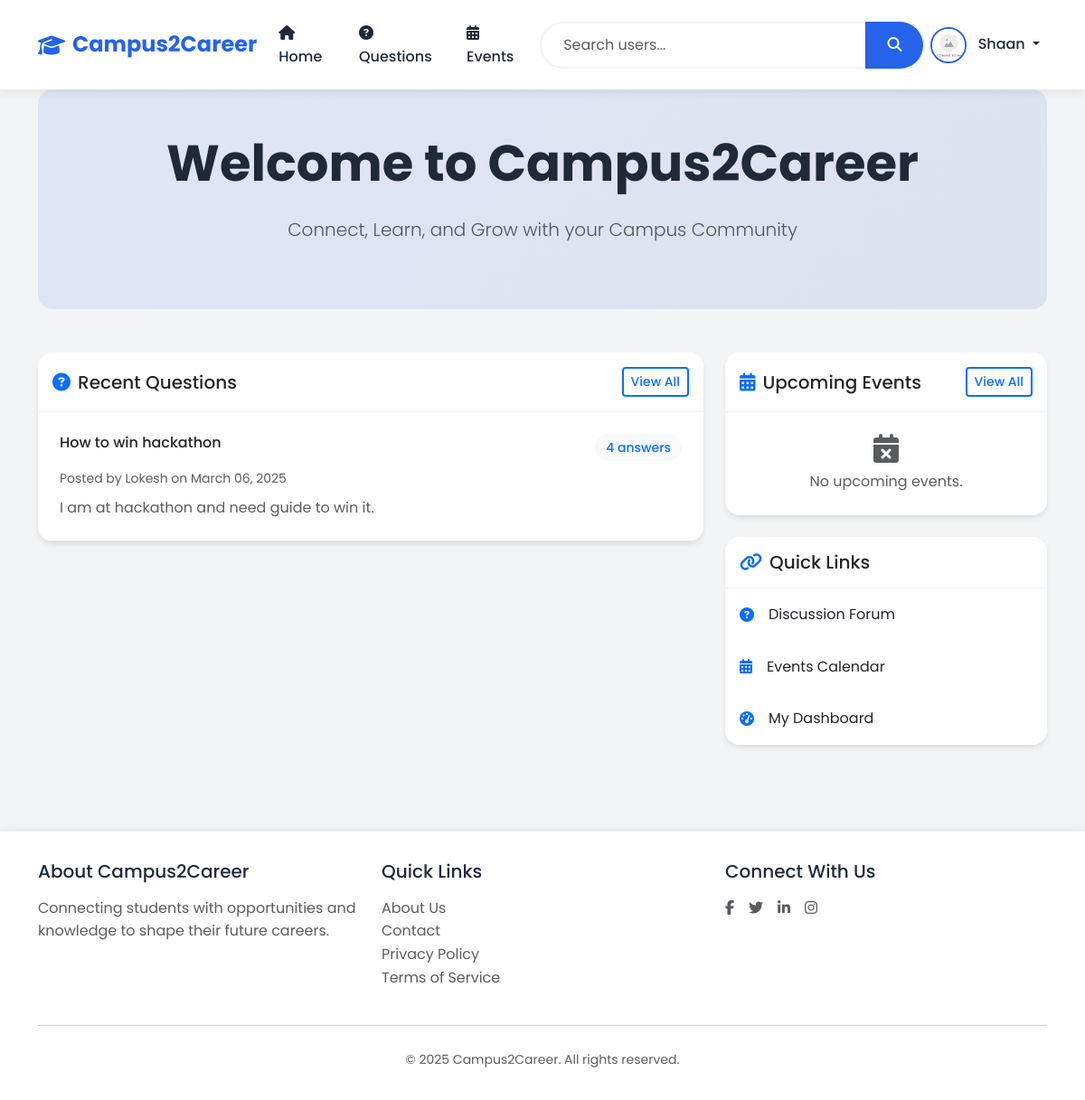
Before: / (signed in) with the older database file.
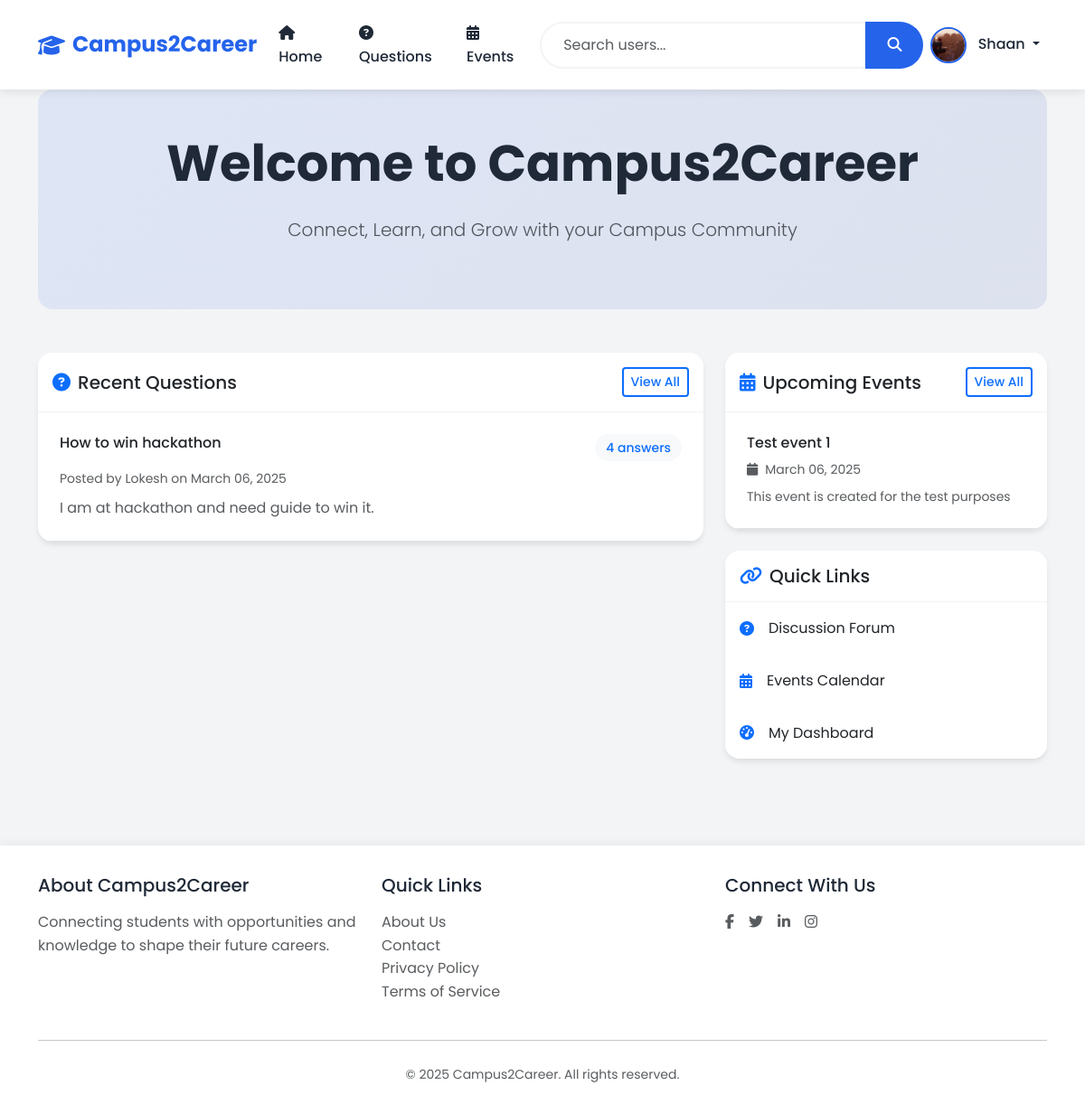
After: the same page with the newer database file.
### models.py (models this page shows, shortened)
class User(UserMixin, db.Model):
    id = db.Column(db.Integer, primary_key=True)
    username = db.Column(db.String(80), unique=True, nullable=False)
    email = db.Column(db.String(120), unique=True, nullable=False)
    password_hash = db.Column(db.String(128))
    role = db.Column(db.String(20), nullable=False)  # student, alumni, teacher, admin
    contact = db.Column(db.String(15))
    dob = db.Column(db.Date)
    course = db.Column(db.String(50))  # For students
    profile_image = db.Column(db.String(120), default='noimg.jpg')
    created_at = db.Column(db.DateTime, default=datetime.utcnow)
    questions = db.relationship('Question', backref='author', lazy=True)
    answers = db.relationship('Answer', backref='author', lazy=True)
    events = db.relationship('Event', backref='creator', lazy=True)
    jobs = db.relationship('Job', backref='poster', lazy=True)

class Question(db.Model):
    id = db.Column(db.Integer, primary_key=True)
    title = db.Column(db.String(200), nullable=False)
    content = db.Column(db.Text, nullable=False)
    created_at = db.Column(db.DateTime, default=datetime.utcnow)
    user_id = db.Column(db.Integer, db.ForeignKey('user.id'), nullable=False)
    answers = db.relationship('Answer', backref='question', lazy=True, cascade='all, delete-orphan')

class Event(db.Model):
    id = db.Column(db.Integer, primary_key=True)
    title = db.Column(db.String(200), nullable=False)
    description = db.Column(db.Text, nullable=False)
    date = db.Column(db.DateTime, nullable=False)
    created_at = db.Column(db.DateTime, default=datetime.utcnow)
    created_by = db.Column(db.Integer, db.ForeignKey('user.id'), nullable=False)

### app.py (the view)
@app.route('/')
def index():
    events = Event.query.order_by(Event.date.desc()).limit(3).all()
    questions = Question.query.order_by(Question.created_at.desc()).limit(5).all()
    return render_template('index.html', events=events, questions=questions)

### app.py (called while the page is built)
@login_manager.user_loader
def load_user(user_id):
    return User.query.get(int(user_id))

### templates/index.html (shortened to what the changed rows need)
{% extends "base.html" %}
{% block content %}
<section class="hero-section text-center py-5 mb-5">
    <div class="container">
        <h1 class="display-4 fw-bold mb-4">Welcome to Campus2Career</h1>
    </div>
</section>
<div class="row g-4">
    <div class="col-lg-8">
        <div class="card">
            <div class="card-body p-0">
                {% if questions %}
                    {% for question in questions %}
                        <div class="p-4 border-bottom">
                            <div class="d-flex justify-content-between align-items-start mb-2">
                                <h4 class="h6 mb-0">
                                    <a href="{{ url_for('question_detail', id=question.id) }}"
                                       class="text-decoration-none text-dark">
                                        {{ question.title }}
                                    </a>
                                </h4>
                                <span class="badge bg-light text-primary">
                                    {{ question.answers|length }} answers
                                </span>
                            </div>
                            <p class="text-muted small mb-2">
                                Posted by {{ question.author.username }} on {{ question.created_at.strftime('%B %d, %Y') }}
                            </p>
                            <p class="mb-0 text-muted">
                                {{ question.content[:200] }}{% if question.content|length > 200 %}...{% endif %}
                            </p>
                        </div>
                    {% endfor %}
                {% endif %}
            </div>
        </div>
    </div>
    <div class="col-lg-4">
        <div class="card mb-4">
            <div class="card-body p-0">
                {% if events %}
                    {% for event in events %}
                        <div class="p-4 border-bottom">
                            <h4 class="h6 mb-2">{{ event.title }}</h4>
                            <p class="text-muted small mb-2">
                                <i class="fas fa-calendar me-2"></i>{{ event.date.strftime('%B %d, %Y') }}
                            </p>
                            <p class="mb-0 text-muted small">
                                {{ event.description[:100] }}{% if event.description|length > 100 %}...{% endif %}
                            </p>
                        </div>
                    {% endfor %}
                {% else %}
                    <div class="text-center py-4">
                        <i class="fas fa-calendar-times fa-2x text-muted mb-2"></i>
                        <p class="text-muted mb-0">No upcoming events.</p>
                    </div>
                {% endif %}
            </div>
        </div>
    </div>
</div>
{% endblock %}

### templates/base.html (shortened to what the changed rows need)
<!DOCTYPE html>
<html lang="en">
<head>
    <link href="https://cdn.jsdelivr.net/npm/bootstrap@5.3.2/dist/css/bootstrap.min.css" rel="stylesheet">
    <link rel="stylesheet" href="https://cdnjs.cloudflare.com/ajax/libs/font-awesome/6.5.1/css/all.min.css">
</head>
<body>
    <nav class="navbar navbar-expand-lg">
        <div class="container">
            <div class="collapse navbar-collapse" id="navbarNav">
                <ul class="navbar-nav ms-auto">
                    {% if current_user.is_authenticated %}
                        <li class="nav-item dropdown">
                            <a class="nav-link dropdown-toggle" href="#" id="userDropdown" role="button" data-bs-toggle="dropdown">
                                <img src="{{ current_user.profile_image or '@@default.png' }}" alt="Profile" class="profile-img me-2" />
                                {{ current_user.username }}
                            </a>
                        </li>
                    {% endif %}
                </ul>
            </div>
        </div>
    </nav>
    <div class="main-content">
        <div class="container">
            {% block content %}{% endblock %}
        </div>
    </div>
</body>
</html>

Changed rows visible on the page:
changed User "Shaan": profile_image: picture added in place of a placeholder
added Event: title "Test event 1", date "March 06, 2025", description "This event is created for the test purposes"
Other visible differences:
text no longer shown: "No upcoming events."
